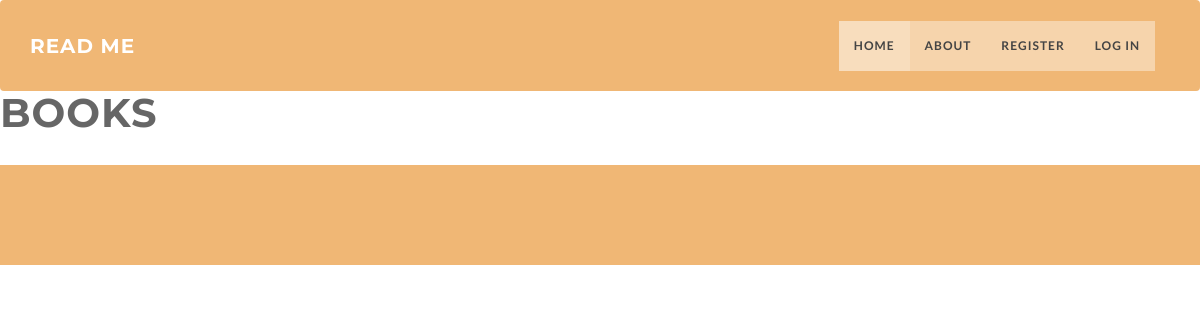
The app's page /browseall/, older data.
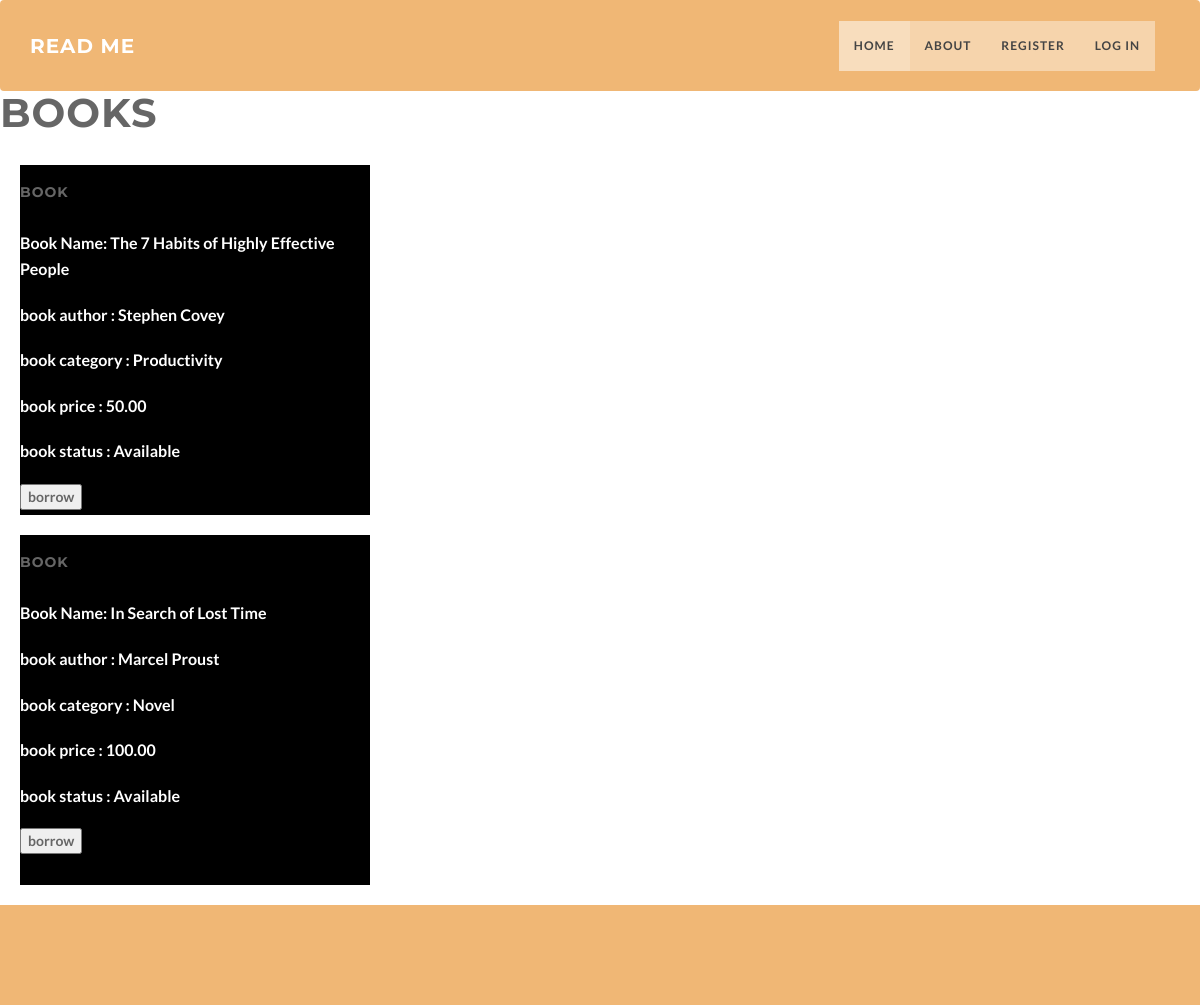
The same page, newer data.
### library/models.py (models this page shows, shortened)
class Book(models.Model):
    bookStatus = [
        ("Available", "Available"),
        ("Rented", "Rented"),
        ("Sold", "Sold")
    ]
    author = models.CharField(max_length = 50)
    title = models.CharField(max_length = 200)
    pages = models.IntegerField(null=True, blank=True)
    price = models.DecimalField(max_digits=6, decimal_places=2, null = True, blank = True)
    rentPerDay = models.DecimalField(max_digits = 4, decimal_places = 2, null = True, blank = True)
    rentPeriod = models.IntegerField(null = True, blank = True)
    active = models.BooleanField(default = True)
    status = models.CharField(max_length = 50, choices=bookStatus, null = True, blank = True)
    category = models.ForeignKey(Category, on_delete = models.PROTECT, null = True, blank = True)

class Category(models.Model):
    name = models.CharField(max_length=50)
    def __str__(self):
        return self.name

### library/views.py (the view)
# urls.py: path('browseall/', views.browseall, name='browseall'),
def browseall(request):
    search = Book.objects.all()
    title = None
    category = None
    author = None
    if 'BookName' in request.GET:
        title = request.GET['BookName']
        if title:
            search = search.filter(title__icontains=title)
    elif 'BookCategory' in request.GET:
        category = request.GET['BookCategory']
        if category:
            search = search.filter(category__icontains=category)
    elif 'BookAuthor' in request.GET:
        author = request.GET['BookAuthor']
        if author:
            search = search.filter(author__icontains=author)
    context = {
        'books': search
    }
    return render(request, 'pages/browseall.html',context)

### templates/pages/browseall.html (shortened to what this page needs)
{% extends 'base.html' %}
{% block content %}
<div id="search">
    <h2 style="font-size: 40px;">BOOKS</h2>
    {% for book in books %}
    <div class="details ">
        <h5>BOOK </h5>
        <p style="color:white" id="NAME"><b>Book Name: {{book.title}}
        </p>
        <p style="color:white" id="AUTHOR"> <b>book author : {{book.author}}
        </p>
        <p style="color:white" id="statu"> <b>book category : {{book.category}} </p>
        <p style="color:white" id="PRICE"> <b>book price : {{book.price}} </p>
        <p style="color:white" id="statu"> <b>book status : {{book.status}} </p>
        <button type="submit" class="button ">
            borrow </button>
    </div>
    {% endfor %}
</div>
{% endblock %}

### templates/base.html (shortened to what this page needs)
{% load static %}
<!DOCTYPE html>
<html lang="en">
    <head>
        <link href="{% static 'css/bootstrap.min.css' %}" rel="stylesheet" type="text/css">
        <link href="{% static 'css/style1.css' %}" rel="stylesheet">
        <link href="{% static 'color/default.css' %}" rel="stylesheet">
    </head>
    {% include 'parts/nav.html' %}
    {% block content %}
    {% endblock %}
    {% include 'parts/footer.html' %}
    <body id="page-top" data-spy="scroll" data-target=".navbar-custom">
    </body>
</html>

### templates/parts/nav.html (shortened to what this page needs)
<nav class="navbar navbar-custom" role="navigation" style="background-color: #F0B775;">
    <div class=" container">
        <div class="navbar-header page-scroll">
            <a class="navbar-brand" href="{% url 'home' %}">
                <h1>Read Me</h1>
            </a>
        </div>
        <div class="collapse navbar-collapse navbar-right navbar-main-collapse">
            <ul class="nav navbar-nav">
                <li class="active"><a href="{% url 'home' %}">Home</a></li>
                <li><a href="{% url 'home' %}#about">About</a></li>
                {% if user.is_authenticated %}
                <li><a href="{% url 'profile' %}">Profile</a></li>
                <li><a href="{% url 'search' %}">Search</a></li>
                <li><a href="{% url 'logout' %}">Log Out</a></li>
                {% else %}
                <li><a href="{% url 'register' %}">Register</a></li>
                <li><a href="{% url 'login' %}">Log in</a></li>
                {% endif %}
            </ul>
        </div>
    </div>
</nav>

### templates/parts/footer.html (shortened to what this page needs)
<footer>
</footer>

### project/static/css/style1.css (style rules this page uses)
body { width: 100%; height: 100%; font-family: 'Lato',sans-serif; font-weight: 300; color: #666; }
html { width: 100%; height: 100%; }
h1, h2, h3, h4, h5, h6 { margin: 0 0 30px; text-transform: uppercase; font-family: Montserrat,sans-serif; font-weight: 700; letter-spacing: 1px; }
p { margin: 0 0 20px; font-size: 16px; line-height: 1.6em; }
a { color: #28c3ab; -webkit-transition: all .2s ease-in-out; -moz-transition: all .2s ease-in-out; transition: all .2s ease-in-out; }
.navbar { margin-bottom: 0; border-bottom: 1px solid rgba(255,255,255,.3); }
.navbar-brand { font-weight: 700; }
.navbar-brand { height: 40px; padding: 5px 15px; font-size: 18px; line-height: 1em; }
.navbar-brand h1 { color: #fff; font-size: 20px; line-height: 40px; }
.nav.navbar-nav { background-color: rgba(255,255,255,.4); }
.navbar-custom ul.nav li a, .logoutBtn { font-size: 12px; letter-spacing: 1px; color: #444; text-transform: uppercase; font-weight: 700; }
.navbar-custom .nav li a { -webkit-transition: background .3s ease-in-out; -moz-transition: background .3s ease-in-out; transition: background .3s ease-in-out; }
.navbar-custom .nav li a:hover, .navbar-custom .nav li a:focus, .navbar-custom .nav li.active { outline: 0; background-color: rgba(255,255,255,.2); }
footer { text-align: center; padding: 50px 0 ; margin-top: 20px; }
@media (min-width:767px) { .navbar { padding: 20px 0; border-bottom: 0; letter-spacing: 1px; background: 0 0; -webkit-transition: background .5s ease-in-out,padding .5s ease-in-out; -moz-transition: background .5s ease-in-out,padding .5s ease-in-out; transition: background .5s ease-in-out,padding .5s ease-in-out; } }

### project/static/color/default.css (style rules this page uses)
a,.tp-caption a.btn:hover { color: #fff; }
footer { background-color: #F0B775; }

### templates/pages/browseall.html (style rules this page uses)
.details { width: 350px; height: 350px; background-color: black; margin: 20px; }

Row changes from the older to the newer data that the page shows:
added Book: title "The 7 Habits of Highly Effective People", author "Stephen Covey", category "Productivity", price "50.00", status "Available"
added Book: title "In Search of Lost Time", author "Marcel Proust", category "Novel", price "100.00", status "Available"
